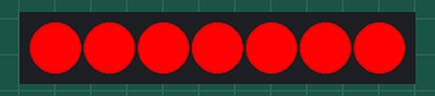
Bench run of a sketch on a simulated Arduino Uno, built with avr-gcc and run on an emulated ATmega328P. On the bench: 7 RGB LEDs in strip order, left to right. Dim RGB values are drawn brighter than linear.

Above: at 0.01 s.
At 4.26 s:
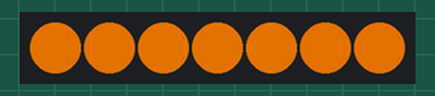
At 8.51 s:
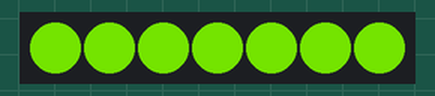
At 17.01 s:
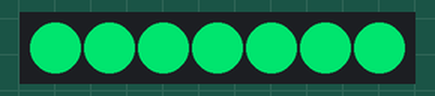
At 25.51 s:
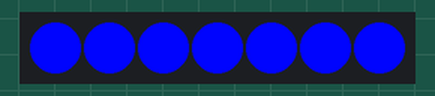
At 34.17 s:
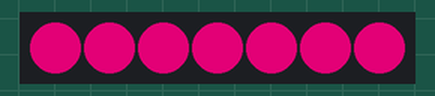
Timing chart, 0 to 40.0 s (numbered marks = the images above):
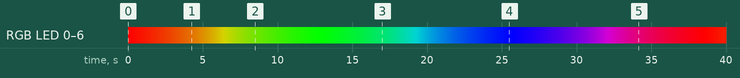

The sketch:

NeoPixel_Animation.ino
```cpp
// This sketch fades the leds across the color spectrum

#include <Adafruit_NeoPixel.h>
#define PIN 5 // Arduino Pin In
#define NUMPIXELS 7 // Number of pixels

Adafruit_NeoPixel pixels(NUMPIXELS, PIN, NEO_GRBW + NEO_KHZ800);

#define DELAYVAL 50 // Time (in milliseconds) to pause between pixels

int R, G, B;

void setup() {
  pixels.begin(); // INITIALIZE NeoPixel strip object
  for (int i = 0; i < NUMPIXELS; i++) {
    pixels.setPixelColor(i, pixels.Color(0, 0, 0, 255));  // WHITE as reset signal
  }
  pixels.show();   // Send the updated pixel colors to the hardware.
  R = 255;
  G = 0;
  B = 0;
}

void loop() {

  if (B == 0 && R <= 255 && R > 0) { // fade red ~ yellow ~ green
    R = R - 1;
    G = G + 1;
  }
  if (R == 0 && G <= 255 && G > 0) { // fade green ~ cyan ~ blue
    G = G - 1;
    B = B + 1;
  }
  if (G == 0 && B <= 255 && B > 0) { // fade blue ~ magenta ~ red
    B = B - 1;
    R = R + 1;
  }
  R = constrain(R, 0, 255);
  G = constrain(G, 0, 255);
  B = constrain(B, 0, 255);

  // show a color made of RGB chips
  pixels.clear(); // Set all pixel colors to 'off'
  for (int i = 0; i < NUMPIXELS; i++) {
    pixels.setPixelColor(i, pixels.Color(R, G, B, 0));
  }
  pixels.show();
  delay(DELAYVAL);
}
```
